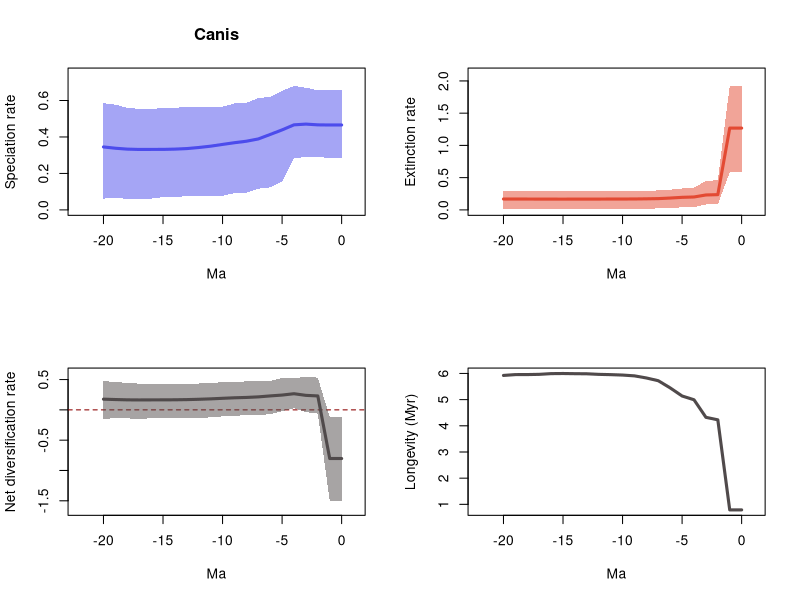

Recreate this plot in R.
# 1 files combined:
# 	C:\Users\SimoesLabAdmin\Documents\PyRate\tutorials\Canis_self_example\pyrate_mcmc_logs/Canis_pbdb_data_2_Grj_marginal_rates.log

# 95% HPDs calculated using code from Biopy (https://www.cs.auckland.ac.nz/~yhel002/biopy/)

pdf(file='C:/Users/SimoesLabAdmin/Documents/PyRate/tutorials/Canis_self_example/pyrate_mcmc_logs/Canis_pbdb_data_2_Grj_marginal_rates_RTT.pdf',width=10.8, height=8.4)
par(mfrow=c(2,2))
library(scales)
L_hpd_m95=c(0.287251110242247, 0.287251110242247,0.287481983206026,0.291297063095557,0.282159655668171,0.156337407070188,0.123350613205331,0.11618041996925,0.093776603635633,0.091518306834959,0.077566150325041,0.075341420311008,0.075410298964396,0.075341420311008,0.070202417462023,0.069710640805878,0.061713056463235,0.059479564813347,0.059755870596362,0.066764217835844,0.061713056463235)
L_hpd_M95=c(0.656103863785326, 0.656103863785326,0.656103863785326,0.670018070537541,0.679982759885676,0.653056470008669,0.620433633841873,0.61267400607014,0.587305059029321,0.583506513721032,0.566499246076555,0.56589695605793,0.565464236571146,0.566247681999931,0.558834009495806,0.558500630020731,0.553885163219405,0.554432843553811,0.559678203955939,0.577222487311084,0.585082315615456)
M_hpd_m95=c(0.583444433659047, 0.583444433659047,0.084522514873646,0.084522514873646,0.04127520407004,0.040785807430859,0.027237585569205,0.022791567833603,0.01844181400969,0.0170189772091,0.017119642024231,0.01767999249989,0.01844181400969,0.01767999249989,0.0170189772091,0.0170189772091,0.0170189772091,0.015364992232575,0.017376745462575,0.016529636578433,0.013147654847509)
M_hpd_M95=c(1.922734480245436, 1.922734480245436,0.462503165166735,0.447323755054635,0.344582413534983,0.33240862356616,0.312915499554582,0.302036609909783,0.295552515842714,0.291092562798723,0.290952641789312,0.290586894332793,0.290952641789312,0.289846465881721,0.289762178869128,0.289762178869128,0.290880925565241,0.291869839784024,0.295542689112631,0.295906123254576,0.295906123254576)
R_hpd_m95=c(-1.500206444227548, -1.500206444227548,-0.062160174274152,-0.036090235443351,0.025464793363145,-0.020268484939171,-0.074138621173518,-0.080015634763,-0.082346219064793,-0.102298428818489,-0.106787728028618,-0.12413811325019,-0.132323497946413,-0.134596343893342,-0.134596343893342,-0.136023927016411,-0.140497077268927,-0.145988134468566,-0.141306630588287,-0.140180746437348,-0.145645224386307)
R_hpd_M95=c(-0.1206381983873, -0.1206381983873,0.532068153277349,0.545204944099671,0.522061217196582,0.524829633335101,0.477054494059603,0.471373951967176,0.470624512111586,0.45496372219237,0.455711696892161,0.445071117616732,0.435055958668133,0.431345421160358,0.431345421160358,0.432487139817115,0.430960912237864,0.432380179992923,0.445531036478341,0.458956664143966,0.476134392487168)
L_mean=c(0.465635018659956, 0.465635018659956,0.466412075533699,0.470503313428747,0.466499121944968,0.438760722360568,0.413736291718748,0.389045682978137,0.376584509561276,0.368476048805864,0.359073616985561,0.349465385069289,0.342161463303931,0.336260085302325,0.33327962162462,0.331807487098987,0.331734216935328,0.33143107694665,0.333265661458299,0.3381812884806,0.345258120511723)
M_mean=c(1.2685331693642, 1.2685331693642,0.236509411441704,0.231281571680008,0.20020928372511,0.194616564968092,0.183582796450793,0.174774627870266,0.171614434745628,0.169275574622281,0.168399501519158,0.167951319495067,0.1676471361557,0.167036472272814,0.166926031168542,0.166745357457986,0.166868365736819,0.16763114306696,0.167875393580715,0.167907133102607,0.168806266792519)
R_mean=c(-0.802898150704244, -0.802898150704244,0.229902664091995,0.239221741748739,0.266289838219859,0.244144157392476,0.230153495267955,0.214271055107871,0.204970074815648,0.199200474183582,0.190674115466403,0.181514065574222,0.17451432714823,0.16922361302951,0.166353590456077,0.165062129641001,0.164865851198509,0.16379993387969,0.165390267877584,0.170274155377993,0.176451853719204)
trans=0.5
age=(0:(21-1))* -1
plot(age,age,type = 'n', ylim = c(0, 0.7479810358742437), xlim = c(-22.05,1.05), ylab = 'Speciation rate', xlab = 'Ma',main='Canis' )
polygon(c(age, rev(age)), c(L_hpd_M95, rev(L_hpd_m95)), col = alpha("#4c4cec",trans), border = NA)
lines(rev(age), rev(L_mean), col = "#4c4cec", lwd=3)
plot(age,age,type = 'n', ylim = c(0, 2.11500792826998), xlim = c(-22.05,1.05), ylab = 'Extinction rate', xlab = 'Ma' )
polygon(c(age, rev(age)), c(M_hpd_M95, rev(M_hpd_m95)), col = alpha("#e34a33",trans), border = NA)
lines(rev(age), rev(M_mean), col = "#e34a33", lwd=3)
plot(age,age,type = 'n', ylim = c(-1.650227088650303, 0.5997254385096382), xlim = c(-22.05,1.05), ylab = 'Net diversification rate', xlab = 'Ma' )
abline(h=0,lty=2,col="darkred")
polygon(c(age, rev(age)), c(R_hpd_M95, rev(R_hpd_m95)), col = alpha("#504A4B",trans), border = NA)
lines(rev(age), rev(R_mean), col = "#504A4B", lwd=3)
plot(age,rev(1/M_mean),type = 'n', xlim = c(-22.05,1.05), ylab = 'Longevity (Myr)', xlab = 'Ma' )
lines(rev(age), rev(1/M_mean), col = "#504A4B", lwd=3)
n <- dev.off()